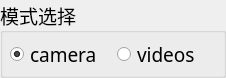
               <widget class="QGroupBox" name="groupBox_2">
                <property name="maximumSize">
                 <size>
                  <width>16777215</width>
                  <height>100</height>
                 </size>
                </property>
                <property name="font">
                 <font>
                  <family>楷体</family>
                  <pointsize>14</pointsize>
                 </font>
                </property>
                <property name="title">
                 <string>模式选择</string>
                </property>
                <widget class="QWidget" name="layoutWidget">
                 <property name="geometry">
                  <rect>
                   <x>10</x>
                   <y>40</y>
                   <width>207</width>
                   <height>29</height>
                  </rect>
                 </property>
                 <layout class="QHBoxLayout" name="horizontalLayout_17">
                  <item>
                   <widget class="QRadioButton" name="radioButton_camera">
                    <property name="font">
                     <font>
                      <family>楷体</family>
                      <pointsize>14</pointsize>
                     </font>
                    </property>
                    <property name="text">
                     <string>camera</string>
                    </property>
                    <property name="checked">
                     <bool>true</bool>
                    </property>
                   </widget>
                  </item>
                  <item>
                   <widget class="QRadioButton" name="radioButton_videos">
                    <property name="font">
                     <font>
                      <family>楷体</family>
                      <pointsize>14</pointsize>
                     </font>
                    </property>
                    <property name="text">
                     <string>videos</string>
                    </property>
                   </widget>
                  </item>
                 </layout>
                </widget>
               </widget>
